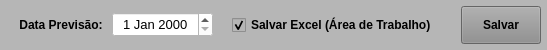
     <widget class="QWidget" name="widget_Cor3" native="true">
      <property name="minimumSize">
       <size>
        <width>0</width>
        <height>50</height>
       </size>
      </property>
      <property name="maximumSize">
       <size>
        <width>16777215</width>
        <height>50</height>
       </size>
      </property>
      <property name="styleSheet">
       <string notr="true">background-color: rgb(182, 182, 182);</string>
      </property>
      <layout class="QHBoxLayout" name="horizontalLayout_2">
       <property name="spacing">
        <number>6</number>
       </property>
       <property name="leftMargin">
        <number>6</number>
       </property>
       <property name="topMargin">
        <number>6</number>
       </property>
       <property name="rightMargin">
        <number>6</number>
       </property>
       <property name="bottomMargin">
        <number>6</number>
       </property>
       <item>
        <widget class="QLabel" name="label_119">
         <property name="sizePolicy">
          <sizepolicy hsizetype="Minimum" vsizetype="Preferred">
           <horstretch>0</horstretch>
           <verstretch>0</verstretch>
          </sizepolicy>
         </property>
         <property name="minimumSize">
          <size>
           <width>100</width>
           <height>0</height>
          </size>
         </property>
         <property name="maximumSize">
          <size>
           <width>100</width>
           <height>16777215</height>
          </size>
         </property>
         <property name="font">
          <font>
           <pointsize>9</pointsize>
           <weight>75</weight>
           <bold>true</bold>
          </font>
         </property>
         <property name="text">
          <string>       Data Previsão: </string>
         </property>
         <property name="alignment">
          <set>Qt::AlignRight|Qt::AlignTrailing|Qt::AlignVCenter</set>
         </property>
        </widget>
       </item>
       <item>
        <widget class="QDateEdit" name="date_Previsao">
         <property name="sizePolicy">
          <sizepolicy hsizetype="Minimum" vsizetype="Preferred">
           <horstretch>0</horstretch>
           <verstretch>0</verstretch>
          </sizepolicy>
         </property>
         <property name="minimumSize">
          <size>
           <width>101</width>
           <height>25</height>
          </size>
         </property>
         <property name="maximumSize">
          <size>
           <width>101</width>
           <height>25</height>
          </size>
         </property>
         <property name="font">
          <font>
           <pointsize>10</pointsize>
          </font>
         </property>
         <property name="styleSheet">
          <string notr="true">background-color: rgb(255, 255, 255);</string>
         </property>
         <property name="alignment">
          <set>Qt::AlignCenter</set>
         </property>
        </widget>
       </item>
       <item>
        <widget class="QLabel" name="label_4">
         <property name="text">
          <string/>
         </property>
        </widget>
       </item>
       <item>
        <widget class="QCheckBox" name="check_Excel">
         <property name="minimumSize">
          <size>
           <width>210</width>
           <height>0</height>
          </size>
         </property>
         <property name="maximumSize">
          <size>
           <width>210</width>
           <height>16777215</height>
          </size>
         </property>
         <property name="font">
          <font>
           <pointsize>9</pointsize>
           <weight>75</weight>
           <bold>true</bold>
          </font>
         </property>
         <property name="text">
          <string>Salvar Excel (Área de Trabalho)</string>
         </property>
         <property name="checked">
          <bool>true</bool>
         </property>
        </widget>
       </item>
       <item>
        <widget class="QLabel" name="label_5">
         <property name="text">
          <string/>
         </property>
        </widget>
       </item>
       <item>
        <widget class="QPushButton" name="btn_Salvar">
         <property name="sizePolicy">
          <sizepolicy hsizetype="Fixed" vsizetype="Preferred">
           <horstretch>0</horstretch>
           <verstretch>0</verstretch>
          </sizepolicy>
         </property>
         <property name="maximumSize">
          <size>
           <width>80</width>
           <height>16777215</height>
          </size>
         </property>
         <property name="font">
          <font>
           <pointsize>9</pointsize>
           <weight>75</weight>
           <bold>true</bold>
          </font>
         </property>
         <property name="cursor">
          <cursorShape>PointingHandCursor</cursorShape>
         </property>
         <property name="styleSheet">
          <string notr="true">background-color: rgb(141, 141, 141);</string>
         </property>
         <property name="text">
          <string>Salvar</string>
         </property>
        </widget>
       </item>
      </layout>
     </widget>
